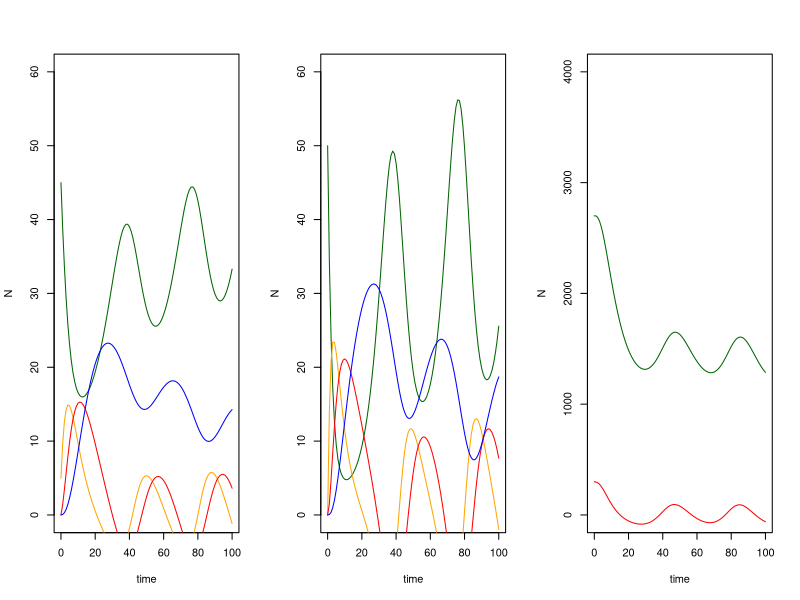

Reproduce this figure in R.
library(deSolve)
v1h2sir <- function(times, inits, params){
  
  Sh1 <- inits[1] #susceptible host 1
  Eh1 <- inits[2] #exposed host 1
  Ih1 <- inits[3] #infected host 1
  Rh1 <- inits[4] #recovered host 1
  Sh2 <- inits[5] #susceptible host 2
  Eh2 <- inits[6] #exposed host 2
  Ih2 <- inits[7] #infected host 2
  Rh2 <- inits[8] #recovered host 2
  Sv <- inits[9] #susceptible vector
  Iv <- inits[10] #infected vector
  
  Nh1 <- Sh1 + Eh1 + Ih1 + Rh1 #total host 1 popn
  Nh2 <- Sh2 + Eh2 + Ih2 + Rh2 #total host 2 popn
  Nv <- Sv + Iv #total vector popn
  
  
  
  with(as.list(c(params)), {
    
    dSh1 <- bh1 * Nh1 - fh1 / Nh1 * Th1v * Iv * Sh1 - muh1 * Sh1 
    dEh1 <- fh1 / Nh1 * Th1v * Iv * Sh1 - muh1 * Eh1 - epsilon1 * Eh1
    dIh1 <- epsilon1 * Eh1 - muh1 * Ih1 - gammah1 * Ih1
    dRh1 <- gammah1 * Ih1 - muh1 * Rh1

    dSh2 <- bh2 * Nh2 - fh2 / Nh2 * Th2v * Iv * Sh2 - muh2 * Sh2
    dEh2 <- fh2 / Nh2 * Th2v * Iv * Sh2 - muh2 * Eh2 - epsilon2 * Eh2
    dIh2 <- epsilon2 * Eh2 - muh2 * Ih2 - gammah2 * Ih2
    dRh2 <- gammah2 * Ih2 - muh2 * Rh2 

    dSv <- bv * Nv - fh1 / Nh1 * Tvh1 * Sv * Ih1 - fh2 / Nh2 * Tvh2 * Sv * Ih2 - muv * Sv
    dIv <- fh1 / Nh1 * Tvh1 * Sv * Ih1 - fh2 / Nh2 * Tvh2 * Sv * Ih2 - muv * Iv
    
    return(list(c(dSh1, dEh1, dIh1, dRh1, dSh2, dEh2, dIh2, dRh2, dSv, dIv)))
  })
  
}

inits <- c(45,5,0,0,50,0,0,0,2700,300)
params <- c(bh1 = 0.01, muh1 = 0.01, bv = 0.01, muv = 0.01, fh1 = 0.25, gammah1 = 0.1, Th1v = 0.1, Tvh1 = 0.2,
bh2 = 0.01, muh2 = 0.01, fh2 = 0.125, gammah2 = 0.1, Th2v = 0.5, Tvh2 = 0.5, epsilon1 = 0.2, epsilon2 = 0.2)
# b = birth rate, m = death rate, f =  vector biting rate, gamma = recovery rate
# Thv = Pr(host infected after bite from infected vector), Thv = Pr(vector infected after bite of infected host)
# epsilon = rate at which exposed hosts become infectious
times <- seq(0,100,1)
out <- as.data.frame(ode(inits, times, v1h2sir, params ))
par(mfrow=c(1,3))


plot(out$`1` ~out$time, type='l', col='dark green',
    xlab= 'time', ylab='N', ylim = c(0,60))
lines(out$`2`~out$time, col='orange')
lines(out$`3`~out$time, col='red')
lines(out$`4`~out$time, col='blue')

plot(out$`5`~out$time, type = 'l', col= 'dark green',
    xlab= 'time', ylab='N', ylim = c(0,60))
lines(out$`6`~out$time, col= 'orange')
lines(out$`7`~out$time, col='red')
lines(out$`8`~out$time, col='blue')

plot(out$`9`~out$time, type = 'l', col= 'dark green',
    xlab= 'time', ylab='N', ylim = c(0,4000))
    lines(out$`10`~out$time, col= 'red')
